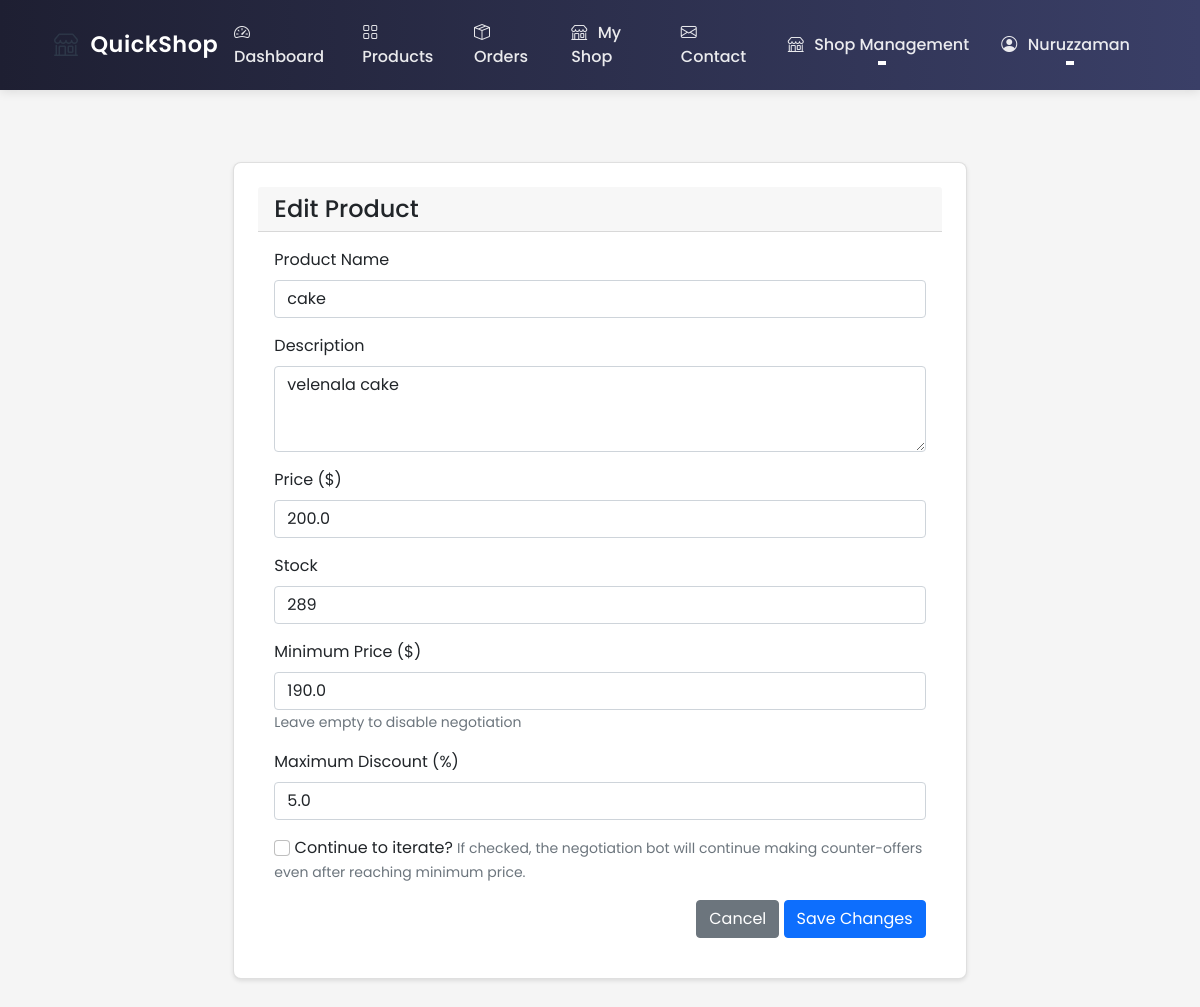
Before: /shop/product/1/edit (signed in) with the older database file.
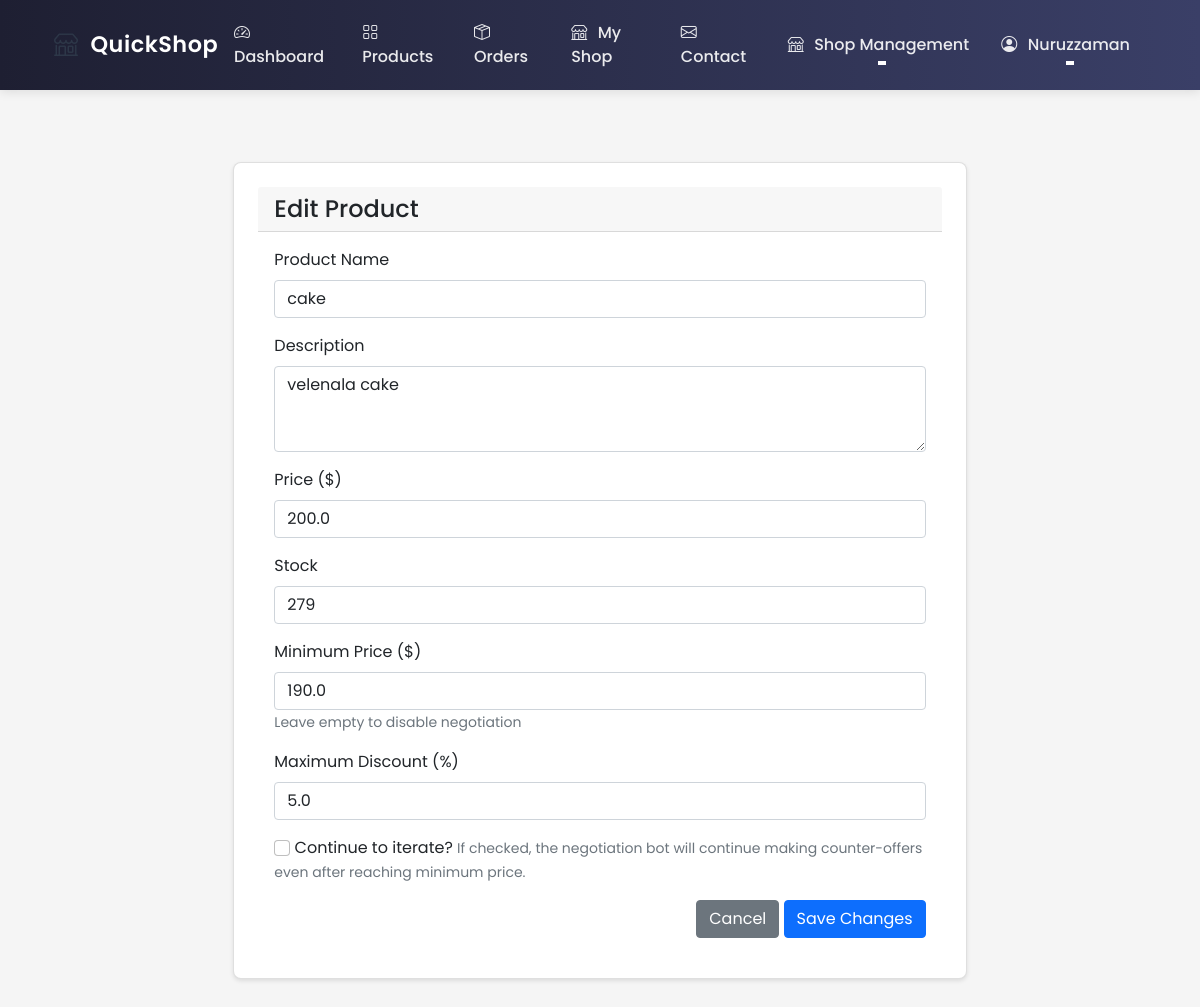
After: the same page with the newer database file.
### ecommerce/models/shop.py (models this page shows, shortened)
class Product(db.Model):
    id = db.Column(db.Integer, primary_key=True)
    name = db.Column(db.String(100), nullable=False)
    description = db.Column(db.Text)
    price = db.Column(db.Float, nullable=False)
    stock = db.Column(db.Integer, nullable=False, default=0)
    shop_id = db.Column(db.Integer, db.ForeignKey('shop.id'), nullable=False)
    category = db.Column(db.String(50))  # Add category field
    created_at = db.Column(db.DateTime, default=datetime.utcnow)
    images = db.relationship('Image', lazy=True,
                           foreign_keys='Image.product_id',
                           cascade="all, delete-orphan",
                           backref=db.backref('product_ref', lazy=True))
    rating = db.Column(db.Float, default=0.0)  # Average rating
    rating_count = db.Column(db.Integer, default=0)  # Number of ratings
    reviews = db.relationship(Review, backref='product', lazy=True)
    min_price = db.Column(db.Float)  # Minimum acceptable price
    max_discount_percentage = db.Column(db.Float, default=20.0)  # Maximum allowed discount
    continue_iteration = db.Column(db.Boolean, default=False)  # Whether to continue negotiation after max discount

### ecommerce/routes/shop.py (the view, shortened to what this page needs)
@shop_bp.route('/product/<int:product_id>/edit', methods=['GET', 'POST'])
@login_required
@shop_owner_required
def edit_product(product_id):
    from ..utils.images import save_image, delete_image
    product = Product.query.get_or_404(product_id)
    if product.shop.owner_id != current_user.id:
        flash('Access denied. You do not own this product.', 'error')
        return redirect(url_for('shop.dashboard'))
    return render_template('shop/edit_product.html', product=product)

### ecommerce/models/user.py (called while the page is built)
    @property
    def is_shop_owner(self):
        return self.role == 'shop_owner'

### ecommerce/routes/shop.py (called while the page is built)
def shop_owner_required(f):
    @wraps(f)
    def decorated_function(*args, **kwargs):
        if not current_user.is_authenticated or not current_user.is_shop_owner:
            flash('Access denied. Shop owner privileges required.', 'error')
            return redirect(url_for('main.index'))
        return f(*args, **kwargs)
    return decorated_function

### ecommerce/templates/shop/edit_product.html (shortened to what this page needs)
{% extends "base.html" %}
{% block content %}
<div class="container py-4">
    <div class="row">
        <div class="col-md-8 mx-auto">
            <div class="card">
                <div class="card-header">
                    <h4 class="mb-0">Edit Product</h4>
                </div>
                <div class="card-body">
                    <form id="editProductForm" method="POST" action="{{ url_for('shop.update_product', product_id=product.id) }}">
                        <div class="mb-3">
                            <label class="form-label">Product Name</label>
                            <input type="text" class="form-control" name="name" value="{{ product.name }}" required>
                        </div>
                        <div class="mb-3">
                            <label class="form-label">Description</label>
                            <textarea class="form-control" name="description" rows="3" required>{{ product.description }}</textarea>
                        </div>
                        <div class="mb-3">
                            <label class="form-label">Price ($)</label>
                            <input type="number" class="form-control" name="price" step="0.01" value="{{ product.price }}" required>
                        </div>
                        <div class="mb-3">
                            <label class="form-label">Stock</label>
                            <input type="number" class="form-control" name="stock" value="{{ product.stock }}" required>
                        </div>
                        <div class="mb-3">
                            <label class="form-label">Minimum Price ($)</label>
                            <input type="number" class="form-control" name="min_price" step="0.01" value="{{ product.min_price or '' }}">
                            <small class="text-muted">Leave empty to disable negotiation</small>
                        </div>
                        <div class="mb-3">
                            <label class="form-label">Maximum Discount (%)</label>
                            <input type="number" class="form-control" name="max_discount" step="0.1" value="{{ product.max_discount_percentage or '' }}">
                        </div>
                        <div class="form-group mb-3">
                            <label class="form-check-label">
                                <input type="checkbox" class="form-check-input" name="continue_iteration" id="continue_iteration">
                                Continue to iterate?
                            </label>
                            <small class="form-text text-muted">If checked, the negotiation bot will continue making counter-offers even after reaching minimum price.</small>
                        </div>
                        <div class="text-end">
                            <a href="{{ url_for('shop.dashboard') }}" class="btn btn-secondary">Cancel</a>
                            <button type="submit" class="btn btn-primary">Save Changes</button>
                        </div>
                    </form>
                </div>
            </div>
        </div>
    </div>
</div>
{% endblock %}

Changed rows visible on the page:
changed Product "cake": stock "289" → "279"
